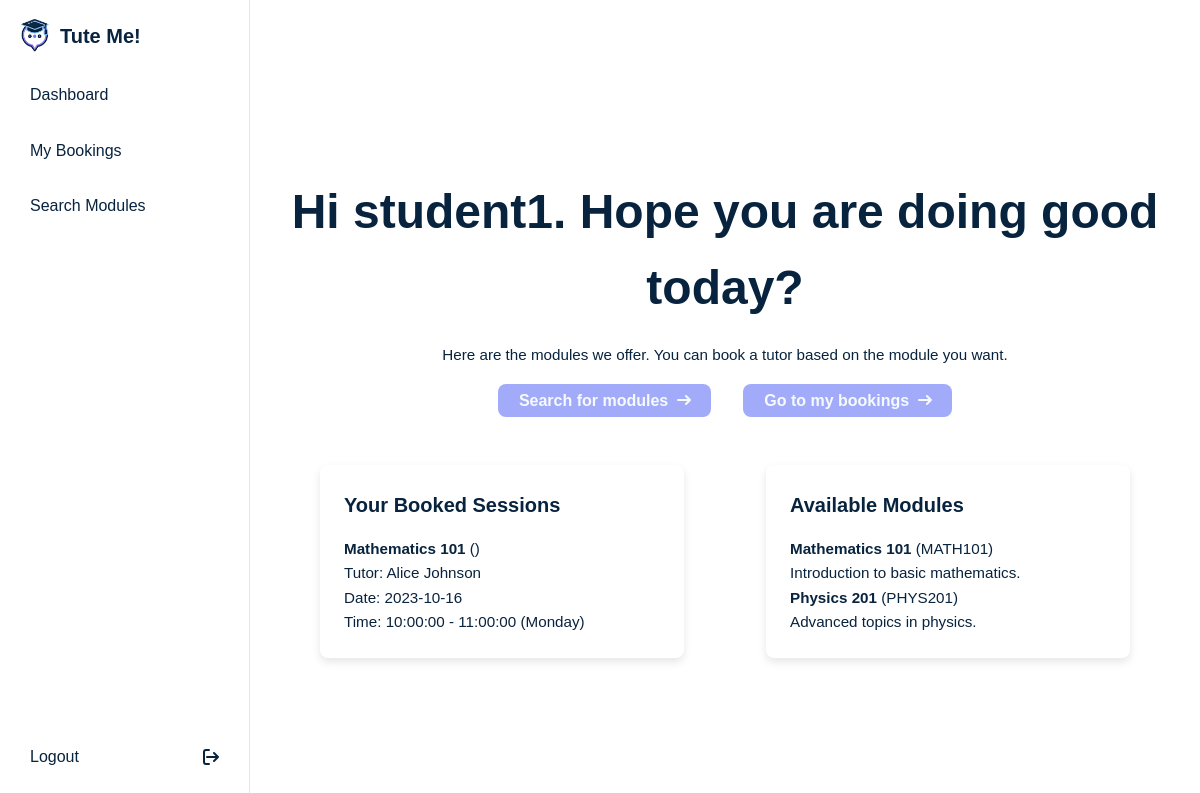
The app's page /student_dashboard (signed in) with its own data.
### app/models.py (models this page shows, shortened)
class Booking(db.Model):
    __tablename__ = 'bookings'
    booking_id = db.Column(db.Integer, primary_key=True, autoincrement=True)
    student_id = db.Column(db.Integer, db.ForeignKey('users.user_id'), nullable=False)
    tutor_id = db.Column(db.Integer, db.ForeignKey('users.user_id'), nullable=False)
    module_id = db.Column(db.Integer, db.ForeignKey('modules.module_id'), nullable=False)
    availability_id = db.Column(db.Integer, db.ForeignKey('tutor_availability.availability_id'), nullable=False)
    booking_date = db.Column(db.Date, nullable=False)
    module = db.relationship('Module', backref='bookings')
    tutor = db.relationship('User', foreign_keys=[tutor_id], backref='tutor_bookings')
    student = db.relationship('User', foreign_keys=[student_id], backref='student_bookings')  # Add this line
    availability = db.relationship('TutorAvailability', backref='bookings')
    __table_args__ = (
        db.UniqueConstraint('tutor_id', 'module_id', 'booking_date', 'availability_id', name='unique_booking'),
    )

class Module(db.Model):
    __tablename__ = 'modules'
    module_id = db.Column(db.Integer, primary_key=True)
    module_name = db.Column(db.String(80), nullable=False)
    module_code = db.Column(db.String(10), unique=True, nullable=False)
    description = db.Column(db.String(200), nullable=True)

class User(db.Model):
    __tablename__ = 'users'
    user_id = db.Column(db.Integer, primary_key=True)
    username = db.Column(db.String(80), unique=True, nullable=False)
    email = db.Column(db.String(120), unique=True, nullable=False)
    password = db.Column(db.String(120), nullable=False)
    role = db.Column(db.String(20), nullable=False)
    name = db.Column(db.String(80), nullable=False)
    surname = db.Column(db.String(80), nullable=False)

class TutorAvailability(db.Model):
    __tablename__ = 'tutor_availability'
    availability_id = db.Column(db.Integer, primary_key=True, autoincrement=True)
    tutor_id = db.Column(db.Integer, db.ForeignKey('users.user_id'), nullable=False)
    module_id = db.Column(db.Integer, db.ForeignKey('modules.module_id'), nullable=False)
    day_of_week = db.Column(db.String(10), nullable=False)
    start_time = db.Column(db.Time, nullable=False)
    end_time = db.Column(db.Time, nullable=False)
    module = db.relationship('Module', backref='tutor_availabilities')
    __table_args__ = (
        db.UniqueConstraint('tutor_id', 'module_id', 'day_of_week', 'start_time', 'end_time', name='unique_availability'),
    )

### app/routes/student.py (the view)
@router.route('/student_dashboard')
def student_dashboard():
    if 'user_id' not in session or session.get('role') != 'student':
        flash('You must be logged in as a student to access this page.', 'error')
        return redirect(url_for('main.login'))
    user_id = session['user_id']
    booked_sessions = (
        Booking.query
        .filter_by(student_id=user_id)
        .join(Module, Booking.module_id == Module.module_id)
        .join(User, Booking.tutor_id == User.user_id)
        .join(TutorAvailability, Booking.availability_id == TutorAvailability.availability_id)
        .add_columns(
            Module.module_name,
            User.name.label('tutor_name'),
            User.surname.label('tutor_surname'),
            Booking.booking_date,
            TutorAvailability.day_of_week,
            TutorAvailability.start_time,
            TutorAvailability.end_time
        )
        .all()
    )
    available_modules = Module.query.all()
    return render_template('student_dashboard.html', booked_sessions=booked_sessions, available_modules=available_modules)

### app/templates/student_dashboard.html (shortened to what this page needs)
{% extends 'base.html' %}
{% block content %}
<section class="dashboard student-dashboard">
    <article class="dashboard-title">
        <h1>Hi {{ session.username }}. Hope you are doing good today?</h1>
        <p>
            Here are the modules we offer. You can book a tutor based on the module you want.
        </p>
        <div class="cards">
            <a href="{{ url_for('main.search_modules') }}" class="btn">
                <span>Search for modules</span>
                <svg class="arrow-icon" aria-hidden="true" xmlns="http://www.w3.org/2000/svg" fill="none" viewBox="0 0 14 10">
                    <path stroke="currentColor" stroke-linecap="round" stroke-linejoin="round" stroke-width="2" d="M1 5h12m0 0L9 1m4 4L9 9"/>
                </svg>
            </a>
            <a href="{{ url_for('main.view_bookings') }}" class="btn">
                <span>Go to my bookings</span>
                <svg class="arrow-icon" aria-hidden="true" xmlns="http://www.w3.org/2000/svg" fill="none" viewBox="0 0 14 10">
                    <path stroke="currentColor" stroke-linecap="round" stroke-linejoin="round" stroke-width="2" d="M1 5h12m0 0L9 1m4 4L9 9"/>
                </svg>
            </a>
        </div>
    </article>
    <article class="dashboard-content-container cards" style="text-align: start;">
        <div class="card dashboard-content">
            <h3>Your Booked Sessions</h3>
            {% if booked_sessions %}
                <ul>
                    {% for session in booked_sessions %}
                        <li>
                            <p>
                                <strong>{{ session.module_name }}</strong> ({{ session.module_code }})<br>
                                Tutor: {{ session.tutor_name }} {{ session.tutor_surname }}<br>
                                Date: {{ session.booking_date }}<br>
                                Time: {{ session.start_time }} - {{ session.end_time }} ({{ session.day_of_week }})
                            </p>
                        </li>
                    {% endfor %}
                </ul>
            {% else %}
                <p>You have no booked sessions.</p>
            {% endif %}
        </div>
        <div class="card dashboard-content">
            <h3>Available Modules</h3>
            {% if available_modules %}
                <ul>
                    {% for module in available_modules %}
                        <li>
                            <p>
                                <strong>{{ module.module_name }}</strong> ({{ module.module_code }})<br>
                                {{ module.description }}
                            </p>
                        </li>
                    {% endfor %}
                </ul>
            {% else %}
                <p>No modules available at the moment.</p>
            {% endif %}
        </div>
    </article>
</section>
{% endblock %}

### app/templates/base.html (shortened to what this page needs)
<!DOCTYPE html>
<html lang="en">
<head>
    <link rel="stylesheet" href="{{ url_for('static', filename='styles/sass.css') }}">
    <link rel="stylesheet" href="{{ url_for('static', filename='styles/students.css') }}">
</head>
<body>
    {% if session.get('user_id') %}
        <aside class="sidebar">
            <section class="nav">
                <article class="header">
                    <a href="{{ url_for('main.student_dashboard') }}" class="logo">
                        <img src="../static/images/tute.png" alt="Tute Me" width="30">
                    </a>
                    <h3>Tute Me!</h3>
                </article>
                <article class="nav-links">
                    {% if session.get('role') == 'student' %}
                        <a href="{{ url_for('main.student_dashboard') }}" class="nav-link">
                            <span>Dashboard</span>
                        </a>
                        <a href="{{ url_for('main.view_bookings') }}" class="nav-link">
                            <span>My Bookings</span>
                        </a>
                        <a href="{{ url_for('main.search_modules') }}" class="nav-link">
                            <span>Search Modules</span>
                        </a>
                    {% endif %}
                </article>
                <article class="footer">
                    <a href="{{ url_for('main.logout') }}" class="nav-link logout">
                        <span>Logout</span>
                        <svg class="logout-icon" aria-hidden="true" xmlns="http://www.w3.org/2000/svg" fill="none" viewBox="0 0 16 16">
                            <path stroke="currentColor" stroke-linecap="round" stroke-linejoin="round" stroke-width="2" d="M4 8h11m0 0-4-4m4 4-4 4m-5 3H3a2 2 0 0 1-2-2V3a2 2 0 0 1 2-2h3"/>
                        </svg>
                    </a>
                </article>
            </section>
        </aside>
    {% endif %}
    <main>
        <section class="content">
            {% block content %}
            {% endblock %}
        </section>
    </main>
</body>
</html>

### app/static/styles/sass.css (style rules this page uses)
a { color: #08233E; text-decoration: none; transition: 0.3s ease; }
ul { list-style: none; }
li { margin-bottom: 0; }
h1, h2, h3 { font-weight: 700; color: #08233E; margin-bottom: 1rem; }
h1 { font-size: 3em; }
h3 { font-size: 1.25em; }
p { font-size: 0.95em; }
* { margin: 0; padding: 0; box-sizing: border-box; }
html { scroll-behavior: smooth; }
body { background-color: #FFFFFF; line-height: 1.6; font-family: "Poppins", sans-serif; font-weight: 500; color: #08233E; }
.cards { display: flex; justify-content: center; gap: 2rem; width: 100%; }
.cards .card { background-color: #FFFFFF; border-radius: 0.5rem; padding: 1.5rem; width: 40%; box-shadow: 0 0.25rem 0.5rem rgba(0, 0, 0, 0.1); transition: transform 0.3s ease, box-shadow 0.3s ease; cursor: pointer; }
.btn { display: inline-flex; align-items: center; justify-content: center; padding: 0.25rem 1.25rem; margin: 1rem 0; background-color: #A1ABF9; color: #f6fafe; font-weight: 700; border-radius: 0.5rem; transition: 0.2s ease; }
.btn span { width: 100%; }
.btn .arrow-icon { width: 1rem; height: 1rem; margin-left: 0.5rem; }

### app/static/styles/students.css (style rules this page uses)
a { color: #08233E; text-decoration: none; transition: 0.3s ease; }
ul { list-style: none; }
li { margin-bottom: 0; }
h1, h2, h3 { font-weight: 700; color: #08233E; margin-bottom: 1rem; }
h1 { font-size: 3em; }
h3 { font-size: 1.25em; }
p { font-size: 0.95em; }
* { margin: 0; padding: 0; box-sizing: border-box; }
html { scroll-behavior: smooth; }
body { background-color: #FFFFFF; line-height: 1.6; font-family: "Poppins", sans-serif; font-weight: 500; color: #08233E; }
.cards { display: flex; justify-content: center; gap: 2rem; width: 100%; }
.cards .card { background-color: #FFFFFF; border-radius: 0.5rem; padding: 1.5rem; width: 40%; box-shadow: 0 0.25rem 0.5rem rgba(0, 0, 0, 0.1); transition: transform 0.3s ease, box-shadow 0.3s ease; cursor: pointer; }
.btn { display: inline-flex; align-items: center; justify-content: center; padding: 0.25rem 1.25rem; margin: 1rem 0; background-color: #A1ABF9; color: #f6fafe; font-weight: 700; border-radius: 0.5rem; transition: 0.2s ease; }
.btn span { width: 100%; }
.btn .arrow-icon { width: 1rem; height: 1rem; margin-left: 0.5rem; }
.sidebar { position: fixed; top: 0; left: 0; height: 100vh; width: 250px; background: transparent; border-right: 1px solid rgba(0, 0, 0, 0.1); display: flex; flex-direction: column; z-index: 1000; overflow-y: auto; }
.sidebar .nav { display: flex; flex-direction: column; flex-grow: 1; padding: 20px; }
.sidebar .nav .header { display: flex; align-items: center; gap: 10px; margin-bottom: 20px; }
.sidebar .nav .header .logo { display: flex; align-items: center; justify-content: center; width: 30px; height: 30px; }
.sidebar .nav .header .logo img { width: 100%; height: auto; }
.sidebar .nav .header h3 { margin: 0; }
.sidebar .nav .nav-links { display: flex; flex-direction: column; gap: 10px; flex-grow: 1; }
.sidebar .nav .nav-links .nav-link { display: flex; align-items: center; padding: 10px; border-radius: 5px; text-decoration: none; transition: background 0.3s ease; }
.sidebar .nav .nav-links .nav-link span { flex-grow: 1; }
.sidebar .nav .footer { margin-top: auto; }
.sidebar .nav .footer .nav-link { display: flex; align-items: center; padding: 10px; border-radius: 5px; text-decoration: none; transition: background 0.3s ease; }
.sidebar .nav .footer .nav-link span { flex-grow: 1; }
.sidebar .nav .footer .nav-link svg { width: 16px; height: 16px; }
main .dashboard, main .search-modules, main .view-bookings, main .book-session { margin-left: 250px; padding: 20px; width: calc(100% - 250px); min-height: 100vh; display: flex; flex-direction: column; }
main .student-dashboard { text-align: center; display: flex; flex-direction: column; align-items: center; justify-content: center; }
main .student-dashboard article { margin-top: 2rem; }
main .student-dashboard .dashboard-content-container { display: flex; justify-content: space-evenly; }

### records on screen
Booking: module_name "Mathematics 101", tutor_name "Alice", tutor_surname "Johnson", booking_date "2023-10-16", start_time "10:00:00", end_time "11:00:00", day_of_week "Monday"
Module: module_name "Mathematics 101", module_code "MATH101", description "Introduction to basic mathematics."
Module: module_name "Physics 201", module_code "PHYS201", description "Advanced topics in physics."

### other values on screen
{{ session.username }} "student1"
